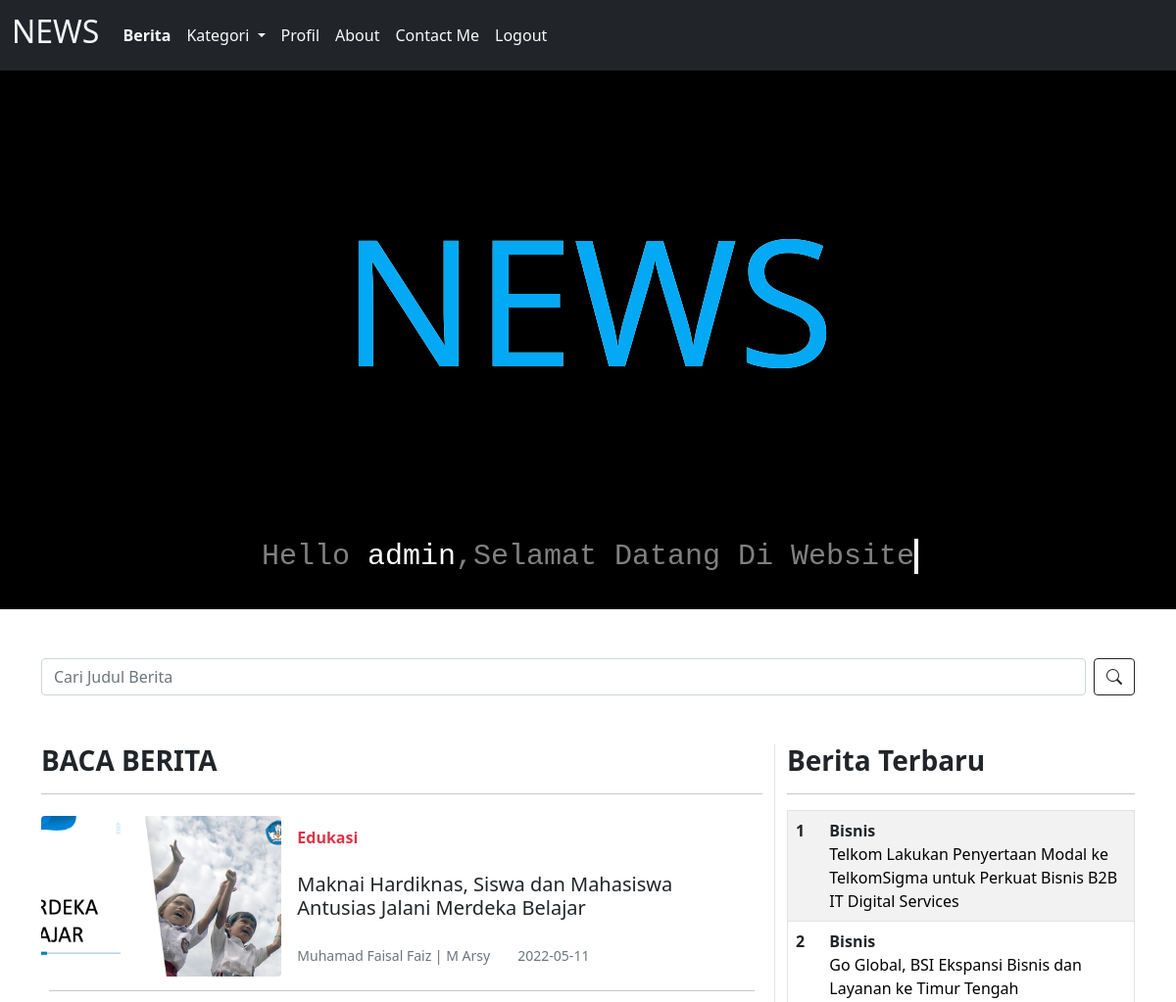
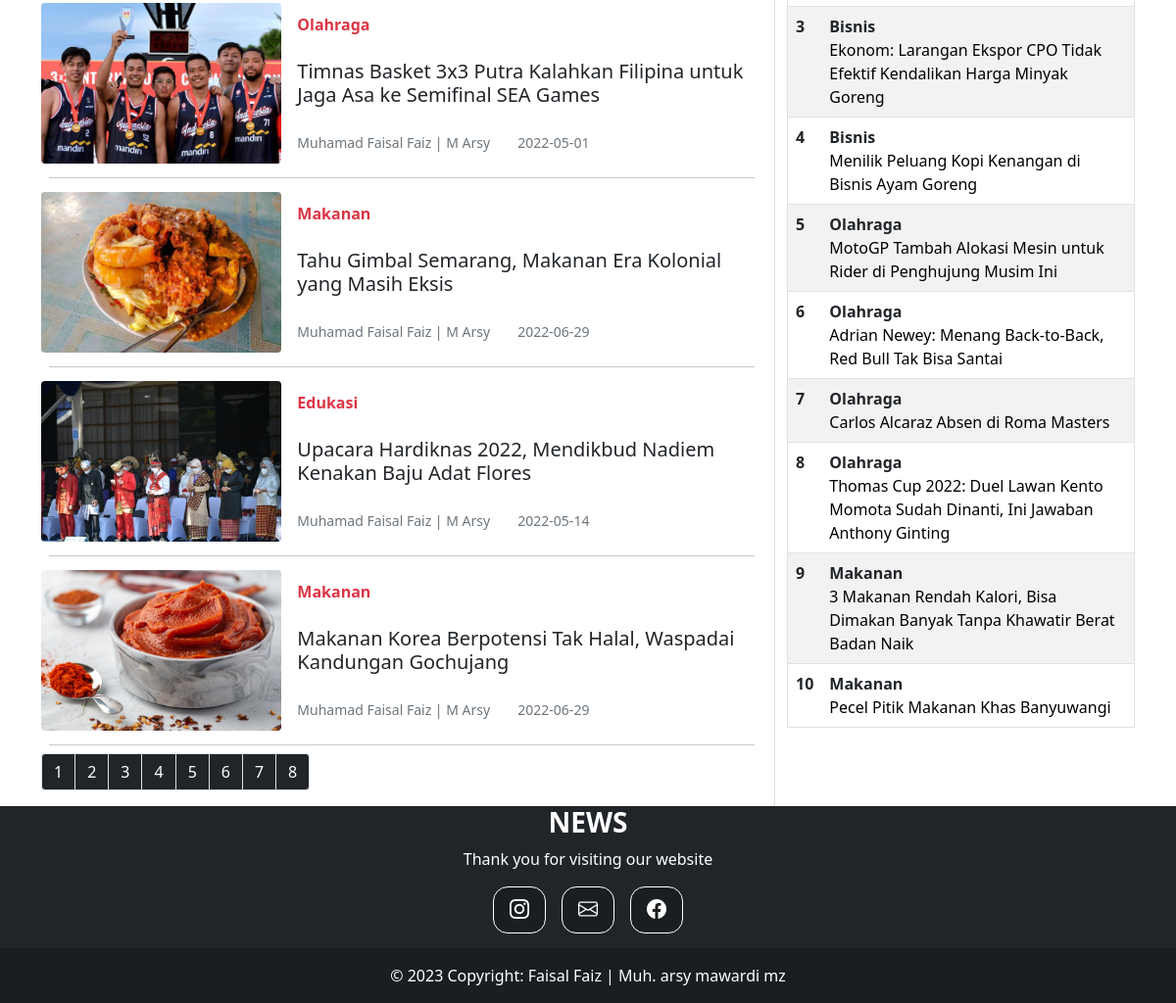
The app's page /user/indexuser.php (signed in) with its own data (2 pictures, top to bottom).
### tables this page shows
CREATE TABLE `user` (
  `id` varchar(30) NOT NULL,
  `username` varchar(50) NOT NULL,
  `email` varchar(50) NOT NULL,
  `jeniskelamin` enum('Laki-Laki','Perempuan','','') NOT NULL,
  `pekerjaan` varchar(50) NOT NULL,
  `password_user` varchar(50) NOT NULL,
  `thumbnail` varchar(255) NOT NULL,
  `level_user` varchar(15) NOT NULL
);

CREATE TABLE `berita` (
  `id_berita` int(11) NOT NULL,
  `id_kategori` int(11) NOT NULL,
  `judul_berita` varchar(255) NOT NULL,
  `penulis_berita` varchar(255) NOT NULL,
  `tgl_berita` date NOT NULL,
  `isi_berita` text NOT NULL,
  `gambar_berita` varchar(255) NOT NULL
);

CREATE TABLE `kategori` (
  `id_kategori` int(11) NOT NULL,
  `nama_kategori` varchar(255) NOT NULL
);

### user/indexuser.php (the view, shortened to what this page needs)
<!DOCTYPE html>
<html lang="en">
<head>
    <link rel="stylesheet" href="https://cdn.jsdelivr.net/npm/bootstrap-icons@1.8.1/font/bootstrap-icons.css">
    <link rel="stylesheet" href="../css/bootstrap.min.css">
    <link href="../animasi.css" rel="stylesheet">
</head>
<body>
    <?php
       include "../koneksi.php";
$query = mysqli_query($koneksi, "SELECT * FROM  user WHERE id='$_SESSION[id]'");
   $data = mysqli_fetch_array($query);
   $limit = 5;
   if (isset($_GET["page"])) {
     $page  = $_GET["page"];
     }
     else{
     $page=1;
     };
   $start_from = ($page-1) * $limit;
   ?>
<nav class="navbar navbar-expand-lg navbar-light bg-dark ">
        <div class="container-fluid">
          <a class="navbar-brand text-light" href="#"><h2>NEWS</h2></a>
          <div class="collapse navbar-collapse" id="navbarNav">
            <ul class="navbar-nav justify-content-center">
              <li class="nav-item">
                <a class="nav-link text-light fw-bold" href="indexuser.php">Berita</a>
              </li>
              <li class="nav-item dropdown">
               <a class="nav-link dropdown-toggle nav-link text-light" href="#" id="navbarDropdownMenuLink" role="button" data-bs-toggle="dropdown" aria-expanded="false">
               Kategori
          </a>
              </li>
              <li class="nav-item">
                <a class="nav-link text-light" href="indexprofil.php">Profil</a>
              </li>
              <li class="nav-item">
                <a class="nav-link text-light" href="aboutpageuser.php">About</a>
              </li>
              <li class="nav-item">
                <a class="nav-link text-light" href="../contactpage.php">Contact Me</a>
              </li>
              <li class="nav-item">
                <a class="nav-link text-light" href="../logout.php">Logout</a>
              </li>
            </ul>
          </div>
        </div>
      </nav>
<div class="judul">
<div class="title">
   <div class="content">
            <h2>NEWS</h2>
            <h2>NEWS</h2>
    </div>
</div>
<div class="title2">
    <h1 style="color:gray;">Hello <span style="color:white;"><?= $data['username']?></span>,Selamat Datang Di Website</h1>
</div>
</div>
<section id="content">
        <div class="container" style="margin-top:50px;">
         <form class="d-flex" method="post" style="margin-bottom:50px;">
      <input class="form-control me-2" type="text" name="keyword" placeholder="Cari Judul Berita" aria-label="Search">
      <button class="btn btn-outline-dark" type="submit" name="cari"><i class="bi bi-search"></i></button>
    </form>
             <div id="content-news" class="row">
                <div class="col-12 col-md-8">
                    <h3 class="fw-bold">BACA BERITA</h3>
                    <hr>
                        <?php
                          include "../koneksi.php";
  $keyword=$_POST['keyword'];
      if ($keyword !=''){
         $result = mysqli_query($koneksi, "SELECT * FROM berita INNER JOIN kategori ON berita.id_kategori=kategori.id_kategori WHERE judul_berita LIKE '%$keyword%' LIMIT $start_from, $limit");
      }
            else{
              $result = mysqli_query($koneksi,"SELECT * FROM berita INNER JOIN kategori ON berita.id_kategori=kategori.id_kategori ORDER BY RAND() LIMIT $start_from, $limit");
            }
              while ($data=mysqli_fetch_array($result))  {
          ?>
                      <div class="card border-0 w-100">
                          <div class="row g-0 align-items-center">
                              <div class="col-md-4 col-4 position-relative">
                                  <img src="../images/<?=$data['gambar_berita']?>" class="img-fluid rounded my-auto" style="width:100%; heigth:100%;">
                              </div>
                              <div class="col-md-8 col-8">
                                  <div class="card-body p-2 p-md-3">
                                      <span class="text-danger fw-bold list-label"><?=$data['nama_kategori']?></span>
                                      <h5 class="card-title multi-line-truncate list-judul my-lg-4"><?=$data['judul_berita']?></h5>
                                      <small class="text-muted penulis me-4"><?=$data['penulis_berita']?></small>
                                      <small class="text-muted"><?=$data['tgl_berita']?></small>
                                  </div>
                              </div>
                          </div>
                          <hr class="m-2">
                      </div>
                        <?php
          }
          ?>
          <?php
  $result_db = mysqli_query($koneksi,"SELECT COUNT(*) as jumlah FROM berita");
  $row_db = mysqli_fetch_row($result_db);
  $total_records = $row_db[0];
  $total_pages = ceil($total_records / $limit);
  $pagLink = "<ul class='pagination'>";
  for ($i=1; $i<=$total_pages; $i++) {
                $pagLink .= "<li class='page-item'><a class='page-link bg-dark text-white' href='indexuser.php?page=".$i."'>".$i."</a></li>";
  }
  echo $pagLink . "</ul>";
  ?>
            </div>
         <div class="col-md-4 border-start d-none d-md-block">
                    <h3 class="fw-bold">Berita Terbaru</h3>
                    <hr>
                    <table class="table table-striped border" style="border-radius:15px;">
                      <?php
                      $no=1;
                           include "../koneksi.php";
            $query= $koneksi->query("SELECT * FROM berita INNER JOIN kategori ON berita.id_kategori=kategori.id_kategori  ORDER BY tgl_berita DESC LIMIT 10");
            while ($data=mysqli_fetch_array($query))  {
                      ?>
                        <tr>
                            <th scope="row"><?=$no++?></th>
                            <td>
                                <span class="fw-bold text-dark"><?= $data['nama_kategori']?></span>
                                <br>
                                <a href="../beritapage.php?id_berita=<?= $data['id_berita'] ?>" class="multi-line-truncate mb-0 mt-2"><?=$data['judul_berita']?></a>
                            </td>
                        </tr>
                     <?php
            }?>
        </table>
      </div>
         </div>
    </div>
  </section>
   <?php
   include "../footer.php";
   ?>
</body>
</html>

### animasi.css (style rules this page uses)
.judul { background-color: black; }
.title { display: flex; justify-content: center; align-items: center; text-align: center; height: 450px; }
.title2 { display: flex; justify-content: center; align-items: center; text-align: center; height: 100px; }
.title2 h1 { font-size: 30px; }
.content { position: relative; height: 200px; }
.content h2 { position: absolute; color: white; font-size: 180px; transform: translate(-50%); }
.content h2:nth-child(1) { color: white; }
.content h2:nth-child(2) { color: #03a9f4; animation: wave 4s ease-in-out infinite; }
h1 { font-size: clamp(1rem, 3vw + 1rem, 4rem); position: relative; font-family: "Source Code Pro", monospace; position: relative; width: max-content; }
h1::before, h1::after { content: ""; position: absolute; top: 0; right: 0; bottom: 0; left: 0; }
h1::before { background: var(--bg-color); animation: typewriter var(--typewriterSpeed) steps(var(--typewriterCharacters)) 1s forwards; }
h1::after { width: 0.125em; background: #fff; animation: typewriter var(--typewriterSpeed) steps(var(--typewriterCharacters)) 1s forwards, blink 750ms steps(var(--typewriterCharacters)) infinite; }
:root { --bg-color: rgb(0, 0, 0); --typewriterSpeed: 6s; --typewriterCharacters: 24; }

### user/indexuser.php (style rules this page uses)
.card { border:none; }
.table a { text-decoration:none; color:black }

### records on screen
user: username "admin"
berita: gambar_berita (picture), id_kategori.nama_kategori "Edukasi", judul_berita "Maknai Hardiknas, Siswa dan Mahasiswa Antusias Jalani Merdeka Belajar", penulis_berita "Muhamad Faisal Faiz | M Arsy", tgl_berita "2022-05-11"
berita: gambar_berita (picture), id_kategori.nama_kategori "Olahraga", judul_berita "Timnas Basket 3x3 Putra Kalahkan Filipina untuk Jaga Asa ke Semifinal SEA Games", penulis_berita "Muhamad Faisal Faiz | M Arsy", tgl_berita "2022-05-01"
berita: gambar_berita (picture), id_kategori.nama_kategori "Makanan", judul_berita "Tahu Gimbal Semarang, Makanan Era Kolonial yang Masih Eksis", penulis_berita "Muhamad Faisal Faiz | M Arsy", tgl_berita "2022-06-29"
berita: gambar_berita (picture), id_kategori.nama_kategori "Edukasi", judul_berita "Upacara Hardiknas 2022, Mendikbud Nadiem Kenakan Baju Adat Flores", penulis_berita "Muhamad Faisal Faiz | M Arsy", tgl_berita "2022-05-14"
berita: gambar_berita (picture), id_kategori.nama_kategori "Makanan", judul_berita "Makanan Korea Berpotensi Tak Halal, Waspadai Kandungan Gochujang", penulis_berita "Muhamad Faisal Faiz | M Arsy", tgl_berita "2022-06-29"
berita: id_kategori.nama_kategori "Bisnis", judul_berita "Telkom Lakukan Penyertaan Modal ke TelkomSigma untuk Perkuat Bisnis B2B IT Digital Services"
berita: id_kategori.nama_kategori "Bisnis", judul_berita "Go Global, BSI Ekspansi Bisnis dan Layanan ke Timur Tengah"
berita: id_kategori.nama_kategori "Bisnis", judul_berita "Ekonom: Larangan Ekspor CPO Tidak Efektif Kendalikan Harga Minyak Goreng"
berita: id_kategori.nama_kategori "Bisnis", judul_berita "Menilik Peluang Kopi Kenangan di Bisnis Ayam Goreng"
berita: id_kategori.nama_kategori "Olahraga", judul_berita "MotoGP Tambah Alokasi Mesin untuk Rider di Penghujung Musim Ini"
berita: id_kategori.nama_kategori "Olahraga", judul_berita "Adrian Newey: Menang Back-to-Back, Red Bull Tak Bisa Santai"
berita: id_kategori.nama_kategori "Olahraga", judul_berita "Carlos Alcaraz Absen di Roma Masters"
berita: id_kategori.nama_kategori "Olahraga", judul_berita "Thomas Cup 2022: Duel Lawan Kento Momota Sudah Dinanti, Ini Jawaban Anthony Ginting"
berita: id_kategori.nama_kategori "Makanan", judul_berita "3 Makanan Rendah Kalori, Bisa Dimakan Banyak Tanpa Khawatir Berat Badan Naik"
berita: id_kategori.nama_kategori "Makanan", judul_berita "Pecel Pitik Makanan Khas Banyuwangi"
